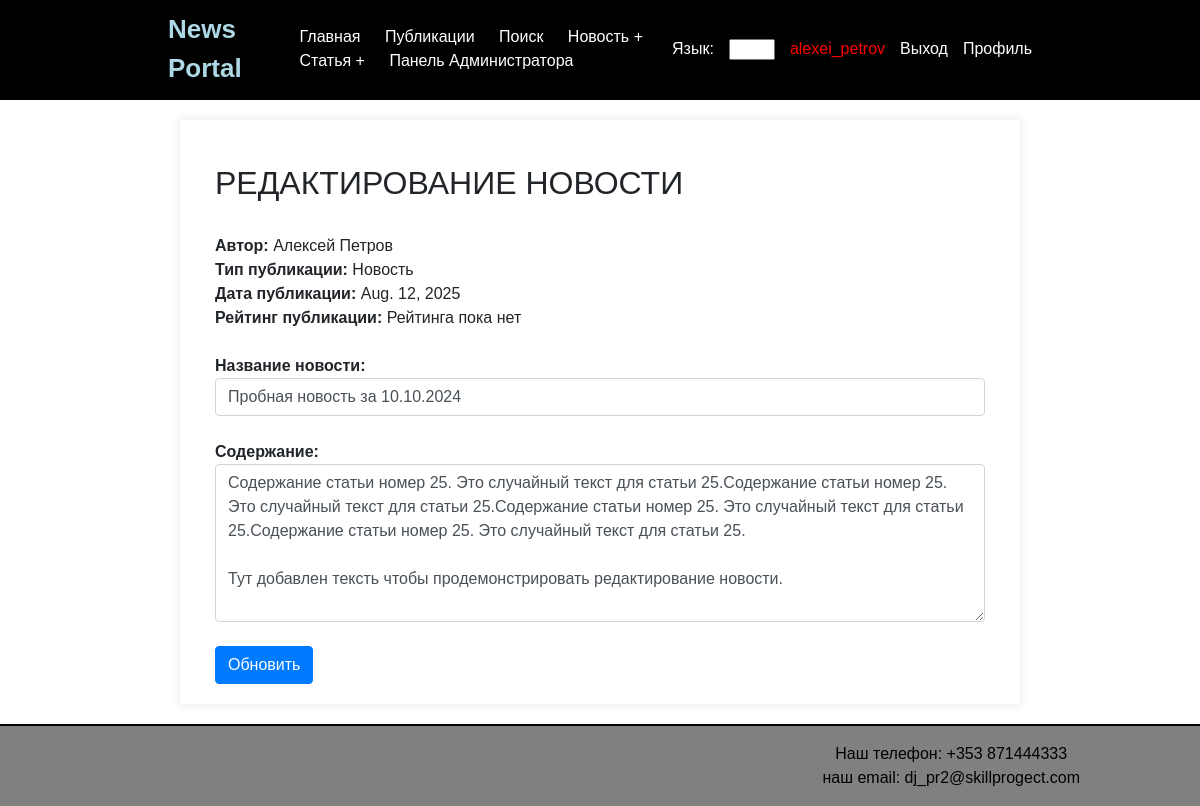
/edit/65/?article_type=1 (signed in), run on the app's committed database.
### news/models.py (models this page shows, shortened)
class Article(models.Model):
    title = models.CharField(max_length=200)
    content = models.TextField()
    publication_date = models.DateField()
    author_profile = models.ForeignKey(Profile, on_delete=models.CASCADE, default=9)
    article_type = models.BooleanField(default=False)
    category = models.ForeignKey(Category, on_delete=models.SET_NULL, null=True, blank=True)
    rating = models.ForeignKey(Rating, on_delete=models.SET_NULL, null=True, blank=True)

class Profile(models.Model):
    user = models.OneToOneField(User, on_delete=models.CASCADE)

### news/views.py (the view, shortened to what this page needs)
# urls.py: path('edit/<int:pk>/', ArticleEditView.as_view(), name='edit_post'),
class ArticleEditView(LoginRequiredMixin, UserPassesTestMixin, BaseArticleView):
    template_name = 'news/edit_news.html'
    def test_func(self):
        return self.request.user.is_superuser or self.request.user.groups.filter(name='authors').exists()
    def get(self, request, pk):
        article_type = request.GET.get('article_type')
        article = self.get_article(pk, article_type)
        self.template_name = 'news/edit_news.html' if article.article_type else 'news/articles/edit_article.html'
        return render(request, self.template_name, {'article': article})

### news/views.py (called while the page is built)
    def get_article(self, pk, article_type):
        if article_type not in ['0', '1']:
            return HttpResponseBadRequest("Invalid article_type")
        type_value = article_type == '1'
        return get_object_or_404(Article, pk=pk, article_type=type_value)

### news/templates/news/edit_news.html (shortened to what this page needs)
{% extends 'news/default.html' %}
{% load i18n %}
{% block content %}
    <div class="container mt-4">
        <form method="post">
            <h2>
                РЕДАКТИРОВАНИЕ НОВОСТИ
            </h2>
            <br>
            <div class="form-group mb-4">
                <div class="info-row">
                    <div>
                        <strong class="label">Автор:</strong>
                        <span class="author">{{ article.author_profile.user.first_name }} {{ article.author_profile.user.last_name }}</span>
                    </div>
                    <div>
                        <strong class="label">Тип публикации:</strong>
                        <span>{{ article.article_type|yesno:"Новость,Статья" }}</span>
                    </div>
                    <div>
                        <strong class="label">Дата публикации:</strong>
                        <span>{{ article.publication_date }}</span>
                    </div>
                    <div>
                        <strong class="label">Рейтинг публикации:</strong>
                        <span>{{ article.rating.value|default:"Рейтинга пока нет" }}</span>
                    </div>
                </div>
            </div>
            <div class="form-group mb-4">
                <strong class="label">Название новости:</strong>
                <input type="text" class="form-control" id="title" name="title" value="{{ article.title }}" required>
            </div>
            <div class="form-group mb-4">
                <strong class="label">Содержание:</strong>
                <textarea class="form-control" id="content" name="content" rows="6" required>{{ article.content }}</textarea>
            </div>
            <button type="submit" class="btn btn-primary">Обновить</button>
        </form>
    </div>
{% endblock %}

### news/templates/news/default.html (shortened to what this page needs)
<!DOCTYPE html>
{% load i18n %}
<html lang="en">
<head>
    <link rel="stylesheet" href="https://stackpath.bootstrapcdn.com/bootstrap/4.5.2/css/bootstrap.min.css">
</head>
<body>
    {% load cache %}
    {% cache 60 "header_cache" %}
    <div class="header d-flex justify-content-between align-items-center">
        <div class="header-left" style="margin-left: 10%;">
            <a href="{% url 'home' %}" class="portal-title">News Portal</a>
            <nav>
                <a href="{% url 'home' %}" class="link menu-item">Главная</a>
                <a href="{% url 'article_list' %}" class="link menu-item">Публикации</a>
                <a href="{% url 'article_search' %}" class="link menu-item">Поиск</a>
                <a href="{% url 'check_post_limit' %}?article_type=news" class="link menu-item">Новость +</a>
                <a href="{% url 'check_post_limit' %}?article_type=article" class="link menu-item">Статья +</a>
                <a href="/admin/" class="link menu-item">Панель Администратора</a>
            </nav>
        </div>
    {% endcache %}
        <div class="header-right" style="margin-right: 10%;">
            <span>Язык:</span>
            <select class="link">
                <option>RU</option>
            </select>
            <span class="username">
                {% if user.is_authenticated %}
                    {{ user.username }}
                {% else %}
                    ...
                {% endif %}
            </span>
            {% if user.is_authenticated %}
                <a href="{% url 'logout' %}" class="link">Выход</a>
            {% else %}
                <a href="{% url 'login' %}" class="link">Вход</a>
            {% endif %}
            <a href="{% url 'profile' %}" class="link">Профиль</a>
        </div>
    </div>
    <div class="header-line"></div>
    <div class="content-container">
        {% block content %}{% endblock %}
    </div>
    {% cache 60 "footer_cache" %}
    <div class="footer-line"></div>
    <div class="footer py-3 d-flex justify-content-between align-items-center" style="padding: 0 10%;">
        <div class="text-end">
            Наш телефон: +353 871444333 <br>
            наш email: dj_pr2@skillprogect.com
        </div>
    </div>
    {% endcache %}
</body>
</html>

### news/templates/news/default.html (style rules this page uses)
body { font-family: Arial, sans-serif; margin: 0; padding: 0; box-sizing: border-box; }
.header { background-color: black; color: white; padding: 10px 5%; }
.footer { background-color: gray; color: black; text-align: center; }
.header-line, .footer-line { height: 2px; background-color: black; }
.content-container { width: 70%; margin: 20px auto; padding: 20px; box-shadow: 0 0 10px rgba(0, 0, 0, 0.1); background-color: white; }
.link { text-decoration: none; color: white; }
.header-left { display: flex; align-items: center; gap: 10px; }
.header-left .portal-title { color: lightblue; font-weight: bold; font-size: 26px; margin-right: 10mm; }
.menu-item { margin-right: 20px; }
.header-right { display: flex; align-items: center; gap: 15px; }
.header-right .username { color: red; }

### data on the page
Article: author_profile.user.first_name "Алексей", author_profile.user.last_name "Петров", article_type "Новость", publication_date "Aug. 12, 2025", rating.value "Рейтинга пока нет", title "Пробная новость за 10.10.2024", content "Содержание статьи номер 25. Это случайный текст для статьи 25.Содержание статьи номер 25. Это случайный текст для статьи 25.Содержание статьи номер 25. Это случайный текст для статьи 25.Содержание статьи номер 25. Это случайный текст для статьи 25. Тут добавлен тексть чтобы продемонстрировать редактирование новости."

### other printed values
{{ user.username }} "alexei_petrov"
